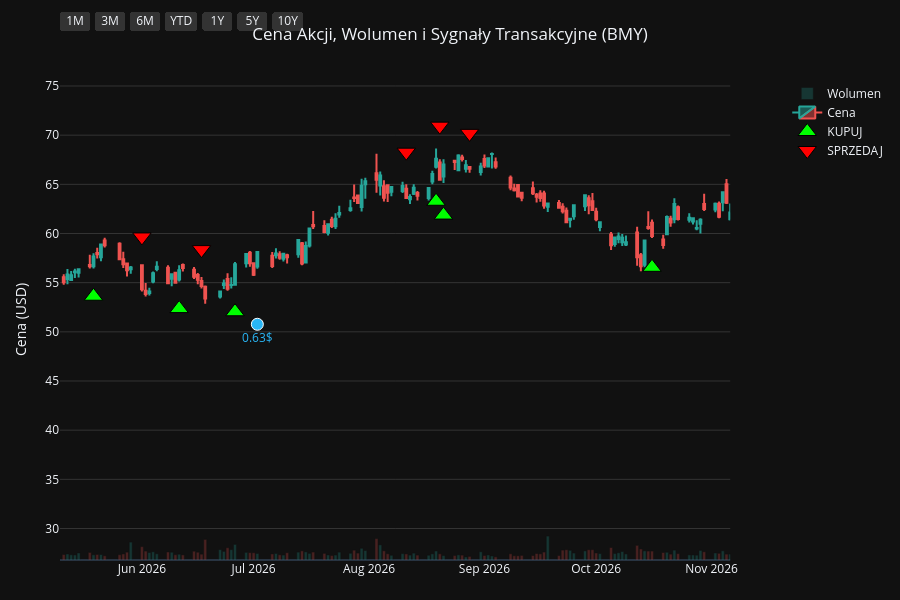
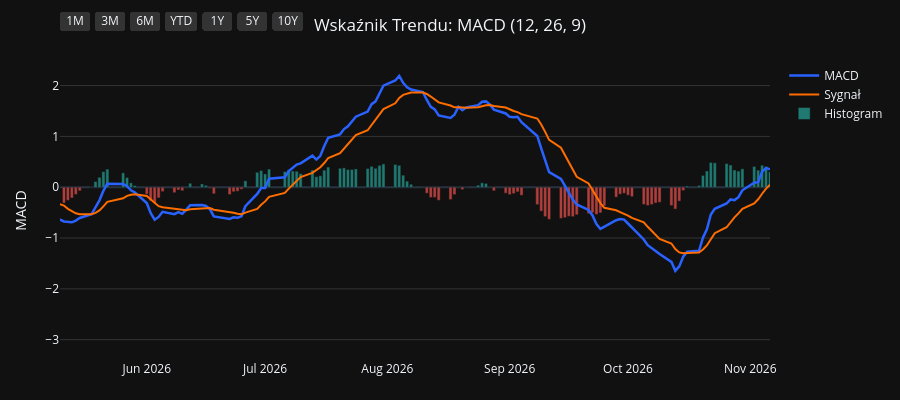
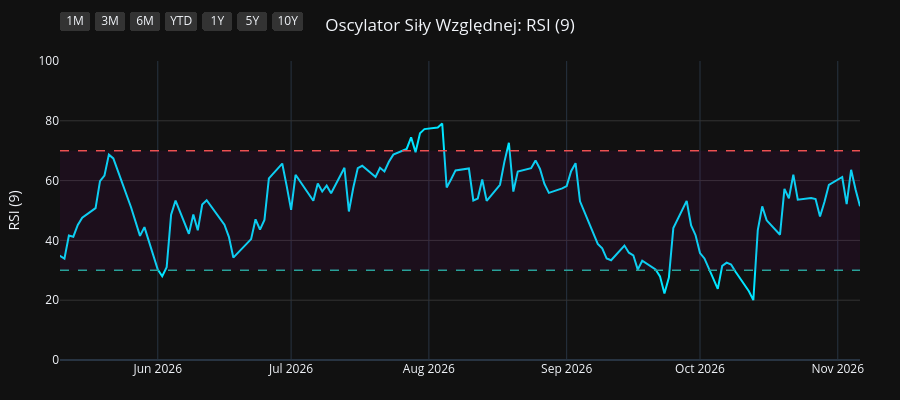
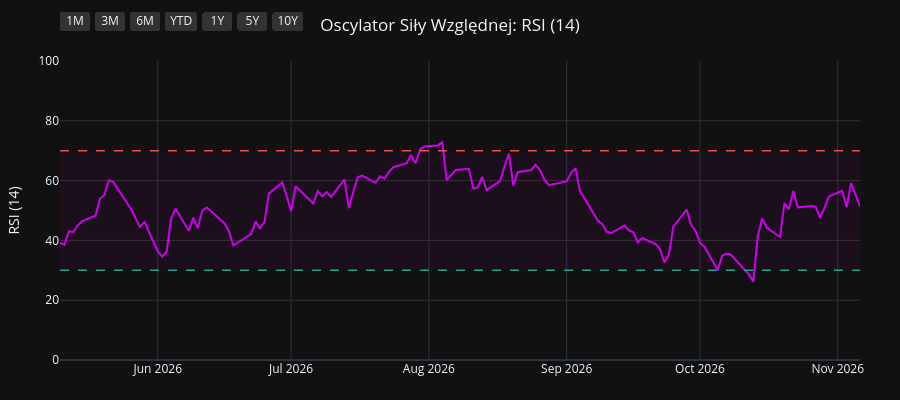

Here is the notebook cell these charts were saved with, in order:
### Code cell
import os
import yfinance as yf
import pandas as pd
import pandas_ta as ta
import plotly.graph_objects as go
from plotly.subplots import make_subplots

# 1. Pobranie i przygotowanie danych
symbol = os.environ.get("STOCK_TICKER", "").strip().upper()
if not symbol:
    raise RuntimeError("Set STOCK_TICKER before running price_extractor.ipynb")
df = yf.Ticker(symbol).history(period="10y")
df.index = df.index.tz_localize(None)

# Wskaźniki i sygnały
df.ta.macd(fast=12, slow=26, signal=9, append=True)
df.ta.rsi(length=9, append=True)
df.ta.rsi(length=14, append=True)
df.ta.rsi(length=21, append=True)
df.dropna(inplace=True)

macd = df['MACD_12_26_9']
signal = df['MACDs_12_26_9']
wczorajszy_macd = macd.shift(1)
wczorajszy_signal = signal.shift(1)

df['Decyzja'] = 'BRAK'
df.loc[(macd > signal) & (wczorajszy_macd <= wczorajszy_signal), 'Decyzja'] = 'KUPUJ'
df.loc[(macd < signal) & (wczorajszy_macd >= wczorajszy_signal), 'Decyzja'] = 'SPRZEDAJ'

df_kupuj = df[df['Decyzja'] == 'KUPUJ']
df_sprzedaj = df[df['Decyzja'] == 'SPRZEDAJ']
df_dywidendy = df[df['Dividends'] > 0]
df_splity = df[df['Stock Splits'] > 0]

# Wspólna konfiguracja osi X
konfiguracja_osi_x = dict(
    type="date",
    showspikes=True, spikemode="across", spikesnap="cursor", spikedash="dot", spikecolor="#ffffff", spikethickness=1, hoverformat="%Y-%m-%d",
    rangeselector=dict(
        buttons=list([
            dict(count=1, label="1M", step="month", stepmode="backward"),
            dict(count=3, label="3M", step="month", stepmode="backward"),
            dict(count=6, label="6M", step="month", stepmode="backward"),
            dict(count=1, label="YTD", step="year", stepmode="todate"),
            dict(count=1, label="1Y", step="year", stepmode="backward"),
            dict(count=5, label="5Y", step="year", stepmode="backward"),
            dict(step="all", label="10Y")
        ]),
        bgcolor="#333333", activecolor="#2962ff", x=0, y=1.1
    )
)

# ==========================================
# WYKRES 1: CENA + WOLUMEN + SYGNAŁY
# ==========================================
fig1 = make_subplots(specs=[[{"secondary_y": True}]])

kolory_wolumenu = ['#26a69a' if row['Close'] >= row['Open'] else '#ef5350' for index, row in df.iterrows()]
fig1.add_trace(go.Bar(x=df.index, y=df['Volume'], marker_color=kolory_wolumenu, opacity=0.25, name='Wolumen'), secondary_y=True)
fig1.add_trace(go.Candlestick(x=df.index, open=df['Open'], high=df['High'], low=df['Low'], close=df['Close'], name='Cena', increasing_line_color='#26a69a', decreasing_line_color='#ef5350'), secondary_y=False)
fig1.add_trace(go.Scatter(x=df_kupuj.index, y=df_kupuj['Low'] * 0.95, customdata=df_kupuj[['Low', 'High']], mode='markers', marker=dict(symbol='triangle-up', size=16, color='#00ff00', line=dict(width=1, color='black')), name='KUPUJ', hovertemplate='KUPUJ<br>Najniższa: %{customdata[0]:.2f}<br>Najwyższa: %{customdata[1]:.2f}<extra></extra>'), secondary_y=False)
fig1.add_trace(go.Scatter(x=df_sprzedaj.index, y=df_sprzedaj['High'] * 1.05, customdata=df_sprzedaj[['Low', 'High']], mode='markers', marker=dict(symbol='triangle-down', size=16, color='#ff0000', line=dict(width=1, color='black')), name='SPRZEDAJ', hovertemplate='SPRZEDAJ<br>Najniższa: %{customdata[0]:.2f}<br>Najwyższa: %{customdata[1]:.2f}<extra></extra>'), secondary_y=False)

if not df_dywidendy.empty:
    fig1.add_trace(go.Scatter(x=df_dywidendy.index, y=df_dywidendy['Low'] * 0.90, mode='markers+text', marker=dict(symbol='circle', size=12, color='#29b6f6', line=dict(width=1, color='white')), text=df_dywidendy['Dividends'].apply(lambda x: f"{x}$"), textposition="bottom center", name='Dywidenda', showlegend=False, hovertemplate='Dywidenda: %{text}<extra></extra>', textfont=dict(color="#29b6f6")), secondary_y=False)
if not df_splity.empty:
                    fig1.add_trace(go.Scatter(x=df_splity.index, y=df_splity['High'], mode='markers+text', marker=dict(symbol='star', size=16, color='#ffee58', line=dict(width=1, color='black')), text=df_splity['Stock Splits'].apply(lambda x: f"{x:g}:1" if x >= 1 else f"1:{1 / x:g}"), textposition="top center", name='Split', hovertemplate='%{text}<extra></extra>', textfont=dict(color="#ffee58")), secondary_y=False)

fig1.update_layout(title=dict(text=f"Cena Akcji, Wolumen i Sygnały Transakcyjne ({symbol})", x=0.5, xanchor='center'), dragmode='pan', xaxis_rangeslider_visible=False, template='plotly_dark', height=600, hovermode='x unified', margin=dict(l=60, r=40, t=60, b=40))
fig1.update_xaxes(**konfiguracja_osi_x)
fig1.update_xaxes(range=[df.index.max() - pd.Timedelta(days=180), df.index.max()])
fig1.update_yaxes(title_text="Cena (USD)", secondary_y=False, gridcolor='#333333')
fig1.update_yaxes(range=[0, df['Volume'].max() * 4], showgrid=False, showticklabels=False, secondary_y=True)
fig1.show(config={'scrollZoom': True})

# ==========================================
# WYKRES 2: WSKAŹNIK MACD
# ==========================================
fig2 = go.Figure()
fig2.add_trace(go.Scatter(x=df.index, y=df['MACD_12_26_9'], line=dict(color='#2962ff', width=2.5), name='MACD'))
fig2.add_trace(go.Scatter(x=df.index, y=df['MACDs_12_26_9'], line=dict(color='#ff6d00', width=2), name='Sygnał'))
kolory_macd = ['#26a69a' if val >= 0 else '#ef5350' for val in df['MACDh_12_26_9']]
fig2.add_trace(go.Bar(x=df.index, y=df['MACDh_12_26_9'], marker_color=kolory_macd, name='Histogram', opacity=0.7))
fig2.update_layout(title=dict(text="Wskaźnik Trendu: MACD (12, 26, 9)", x=0.5, xanchor='center'), dragmode='pan', xaxis_rangeslider_visible=False, template='plotly_dark', height=400, hovermode='x unified', margin=dict(l=60, r=40, t=60, b=40))
fig2.update_xaxes(**konfiguracja_osi_x)
fig2.update_xaxes(range=[df.index.max() - pd.Timedelta(days=180), df.index.max()])
fig2.update_yaxes(title_text="MACD", gridcolor='#333333')
fig2.show(config={'scrollZoom': True})

# ==========================================
# WYKRES 3: OSCYLATOR RSI (9)
# ==========================================
fig3 = go.Figure()
fig3.add_trace(go.Scatter(x=df.index, y=df['RSI_9'], line=dict(color='#00e5ff', width=2), name='RSI (9)'))
fig3.add_hline(y=70, line_dash="dash", line_color="#ef5350", line_width=1.5)
fig3.add_hline(y=30, line_dash="dash", line_color="#26a69a", line_width=1.5)
fig3.add_hrect(y0=30, y1=70, line_width=0, fillcolor="purple", opacity=0.1)
fig3.update_layout(title=dict(text="Oscylator Siły Względnej: RSI (9)", x=0.5, xanchor='center'), dragmode='pan', xaxis_rangeslider_visible=False, template='plotly_dark', height=400, hovermode='x unified', margin=dict(l=60, r=40, t=60, b=40))
fig3.update_xaxes(**konfiguracja_osi_x)
fig3.update_xaxes(range=[df.index.max() - pd.Timedelta(days=180), df.index.max()])
fig3.update_yaxes(title_text="RSI (9)", range=[0, 100], gridcolor='#333333')
fig3.show(config={'scrollZoom': True})

# ==========================================
# WYKRES 4: OSCYLATOR RSI (14)
# ==========================================
fig4 = go.Figure()
fig4.add_trace(go.Scatter(x=df.index, y=df['RSI_14'], line=dict(color='#d500f9', width=2), name='RSI (14)'))
fig4.add_hline(y=70, line_dash="dash", line_color="#ef5350", line_width=1.5)
fig4.add_hline(y=30, line_dash="dash", line_color="#26a69a", line_width=1.5)
fig4.add_hrect(y0=30, y1=70, line_width=0, fillcolor="purple", opacity=0.1)
fig4.update_layout(title=dict(text="Oscylator Siły Względnej: RSI (14)", x=0.5, xanchor='center'), dragmode='pan', xaxis_rangeslider_visible=False, template='plotly_dark', height=400, hovermode='x unified', margin=dict(l=60, r=40, t=60, b=40))
fig4.update_xaxes(**konfiguracja_osi_x)
fig4.update_xaxes(range=[df.index.max() - pd.Timedelta(days=180), df.index.max()])
fig4.update_yaxes(title_text="RSI (14)", range=[0, 100], gridcolor='#333333')
fig4.show(config={'scrollZoom': True})

# ==========================================
# WYKRES 5: OSCYLATOR RSI (21)
# ==========================================
fig5 = go.Figure()
fig5.add_trace(go.Scatter(x=df.index, y=df['RSI_21'], line=dict(color='#64dd17', width=2), name='RSI (21)'))
fig5.add_hline(y=70, line_dash="dash", line_color="#ef5350", line_width=1.5)
fig5.add_hline(y=30, line_dash="dash", line_color="#26a69a", line_width=1.5)
fig5.add_hrect(y0=30, y1=70, line_width=0, fillcolor="purple", opacity=0.1)
fig5.update_layout(title=dict(text="Oscylator Siły Względnej: RSI (21)", x=0.5, xanchor='center'), dragmode='pan', xaxis_rangeslider_visible=False, template='plotly_dark', height=400, hovermode='x unified', margin=dict(l=60, r=40, t=60, b=40))
fig5.update_xaxes(**konfiguracja_osi_x)
fig5.update_xaxes(range=[df.index.max() - pd.Timedelta(days=180), df.index.max()])
fig5.update_yaxes(title_text="RSI (21)", range=[0, 100], gridcolor='#333333')
fig5.show(config={'scrollZoom': True})

### Figure 1 — Plotly figure (JSON) as saved in the notebook; plotly's stock layout.template omitted (floating-point values rounded to 4 significant figures; data arrays with more than 128 entries replaced by an {"elided": "..."} marker saying what was removed)
{"data": [{"marker": {"color": {"elided": "2481 str values"}}, "name": "Wolumen", "opacity": 0.25, "type": "bar", "x": {"elided": "2481 str values"}, "xaxis": "x", "y": {"elided": "2481 int values"}, "yaxis": "y2"}, {"close": {"elided": "2481 float values"}, "decreasing": {"line": {"color": "#ef5350"}}, "high": {"elided": "2481 float values"}, "increasing": {"line": {"color": "#26a69a"}}, "low": {"elided": "2481 float values"}, "name": "Cena", "open": {"elided": "2481 float values"}, "type": "candlestick", "x": {"elided": "2481 str values"}, "xaxis": "x", "yaxis": "y"}, {"customdata": {"elided": "100x2 float values"}, "hovertemplate": "KUPUJ<br>Najniższa: %{customdata[0]:.2f}<br>Najwyższa: %{customdata[1]:.2f}<extra></extra>", "marker": {"color": "#00ff00", "line": {"color": "black", "width": 1}, "size": 16, "symbol": "triangle-up"}, "mode": "markers", "name": "KUPUJ", "type": "scatter", "x": ["2017-02-06T00:00:00", "2017-04-21T00:00:00", "2017-06-02T00:00:00", "2017-06-13T00:00:00", "2017-07-26T00:00:00", "2017-07-31T00:00:00", "2017-08-04T00:00:00", "2017-08-22T00:00:00", "2017-10-12T00:00:00", "2017-11-27T00:00:00", "2018-01-05T00:00:00", "2018-02-13T00:00:00", "2018-05-01T00:00:00", "2018-07-24T00:00:00", "2018-08-16T00:00:00", "2018-09-21T00:00:00", "2018-09-27T00:00:00", "2018-11-05T00:00:00", "2018-12-31T00:00:00", "2019-01-15T00:00:00", "2019-02-28T00:00:00", "2019-04-16T00:00:00", "2019-04-25T00:00:00", "2019-06-07T00:00:00", "2019-07-26T00:00:00", "2019-09-11T00:00:00", "2019-10-10T00:00:00", "2019-12-05T00:00:00", "2020-01-13T00:00:00", "2020-02-10T00:00:00", "2020-03-27T00:00:00", "2020-05-12T00:00:00", "2020-06-25T00:00:00", "2020-08-05T00:00:00", "2020-09-28T00:00:00", "2020-11-04T00:00:00", "2020-12-17T00:00:00", "2020-12-31T00:00:00", "2021-02-23T00:00:00", "2021-03-10T00:00:00", "2021-04-13T00:00:00", "2021-05-18T00:00:00", "2021-06-11T00:00:00", "2021-07-02T00:00:00", "2021-07-23T00:00:00", "2021-08-20T00:00:00", "2021-10-01T00:00:00", "2021-10-14T00:00:00", "2021-12-07T00:00:00", "2022-01-07T00:00:00", "2022-02-07T00:00:00", "2022-02-25T00:00:00", "2022-03-17T00:00:00", "2022-06-22T00:00:00", "2022-07-28T00:00:00", "2022-08-09T00:00:00", "2022-09-12T00:00:00", "2022-10-13T00:00:00", "2022-12-01T00:00:00", "2023-01-11T00:00:00", "2023-03-20T00:00:00", "2023-05-11T00:00:00", "2023-06-05T00:00:00", "2023-07-05T00:00:00", "2023-07-20T00:00:00", "2023-08-14T00:00:00", "2023-10-11T00:00:00", "2023-11-15T00:00:00", "2023-11-24T00:00:00", "2024-02-09T00:00:00", "2024-03-28T00:00:00", "2024-05-10T00:00:00", "2024-06-03T00:00:00", "2024-07-09T00:00:00", "2024-08-16T00:00:00", "2024-09-24T00:00:00", "2024-09-27T00:00:00", "2024-10-31T00:00:00", "2025-01-21T00:00:00", "2025-02-25T00:00:00", "2025-04-30T00:00:00", "2025-05-16T00:00:00", "2025-07-03T00:00:00", "2025-08-12T00:00:00", "2025-10-01T00:00:00", "2025-10-21T00:00:00", "2025-10-30T00:00:00", "2025-11-25T00:00:00", "2026-01-08T00:00:00", "2026-02-04T00:00:00", "2026-03-02T00:00:00", "2026-03-31T00:00:00", "2026-04-17T00:00:00", "2026-04-30T00:00:00", "2026-05-19T00:00:00", "2026-06-11T00:00:00", "2026-06-26T00:00:00", "2026-08-19T00:00:00", "2026-08-21T00:00:00", "2026-10-16T00:00:00"], "xaxis": "x", "y": [34.23, 36.24, 37.17, 36.75, 38.11, 38.11, 38.12, 38.9, 44.83, 42.37, 42.75, 43.59, 36.12, 39.5, 42.24, 43.52, 43.33, 36.33, 36.2, 34.32, 36.52, 33.16, 32.13, 33.53, 32.21, 35.37, 36.98, 43.15, 48.31, 48.62, 37.59, 46.85, 42.99, 44.6, 44.27, 48.22, 46.89, 46.49, 45.77, 46.1, 48.22, 50.05, 51.31, 51.34, 52.48, 52.87, 45.77, 44.49, 44.44, 48.19, 51.17, 53.24, 54.54, 60.43, 58.47, 59.14, 57.69, 55.12, 64.41, 57.6, 53.72, 55.57, 53.71, 52.26, 51.45, 50.49, 46.95, 41.79, 41.22, 40.88, 45.01, 37.78, 35.07, 34.38, 42.43, 43.12, 43.9, 46.89, 50.05, 51.49, 43.97, 40.98, 42.33, 41.69, 41.37, 39.83, 39.7, 44.2, 51.89, 52.47, 57.63, 55.71, 54.99, 53.91, 53.62, 52.36, 52.04, 63.28, 61.87, 56.56], "yaxis": "y"}, {"customdata": {"elided": "100x2 float values"}, "hovertemplate": "SPRZEDAJ<br>Najniższa: %{customdata[0]:.2f}<br>Najwyższa: %{customdata[1]:.2f}<extra></extra>", "marker": {"color": "#ff0000", "line": {"color": "black", "width": 1}, "size": 16, "symbol": "triangle-down"}, "mode": "markers", "name": "SPRZEDAJ", "type": "scatter", "x": ["2017-01-11T00:00:00", "2017-03-16T00:00:00", "2017-05-16T00:00:00", "2017-06-05T00:00:00", "2017-07-11T00:00:00", "2017-07-27T00:00:00", "2017-08-03T00:00:00", "2017-08-21T00:00:00", "2017-09-25T00:00:00", "2017-10-13T00:00:00", "2017-12-19T00:00:00", "2018-02-05T00:00:00", "2018-03-01T00:00:00", "2018-07-23T00:00:00", "2018-08-10T00:00:00", "2018-08-20T00:00:00", "2018-09-26T00:00:00", "2018-10-10T00:00:00", "2018-12-17T00:00:00", "2019-01-03T00:00:00", "2019-02-26T00:00:00", "2019-03-11T00:00:00", "2019-04-24T00:00:00", "2019-05-28T00:00:00", "2019-06-25T00:00:00", "2019-09-09T00:00:00", "2019-09-26T00:00:00", "2019-11-15T00:00:00", "2019-12-24T00:00:00", "2020-01-24T00:00:00", "2020-02-18T00:00:00", "2020-05-01T00:00:00", "2020-05-20T00:00:00", "2020-07-27T00:00:00", "2020-08-24T00:00:00", "2020-10-23T00:00:00", "2020-11-19T00:00:00", "2020-12-23T00:00:00", "2021-01-26T00:00:00", "2021-03-04T00:00:00", "2021-04-07T00:00:00", "2021-04-29T00:00:00", "2021-05-28T00:00:00", "2021-06-22T00:00:00", "2021-07-19T00:00:00", "2021-08-06T00:00:00", "2021-08-25T00:00:00", "2021-10-11T00:00:00", "2021-11-22T00:00:00", "2022-01-06T00:00:00", "2022-01-21T00:00:00", "2022-02-24T00:00:00", "2022-03-07T00:00:00", "2022-04-19T00:00:00", "2022-07-07T00:00:00", "2022-08-02T00:00:00", "2022-08-24T00:00:00", "2022-10-10T00:00:00", "2022-11-14T00:00:00", "2022-12-06T00:00:00", "2023-02-14T00:00:00", "2023-04-26T00:00:00", "2023-05-16T00:00:00", "2023-06-29T00:00:00", "2023-07-07T00:00:00", "2023-07-28T00:00:00", "2023-09-06T00:00:00", "2023-10-26T00:00:00", "2023-11-20T00:00:00", "2024-01-11T00:00:00", "2024-03-18T00:00:00", "2024-04-02T00:00:00", "2024-05-22T00:00:00", "2024-07-03T00:00:00", "2024-08-08T00:00:00", "2024-08-20T00:00:00", "2024-09-25T00:00:00", "2024-10-14T00:00:00", "2024-12-03T00:00:00", "2025-02-06T00:00:00", "2025-03-18T00:00:00", "2025-05-14T00:00:00", "2025-06-18T00:00:00", "2025-07-30T00:00:00", "2025-08-28T00:00:00", "2025-10-13T00:00:00", "2025-10-28T00:00:00", "2025-11-19T00:00:00", "2025-12-29T00:00:00", "2026-01-16T00:00:00", "2026-02-26T00:00:00", "2026-03-03T00:00:00", "2026-04-13T00:00:00", "2026-04-27T00:00:00", "2026-05-01T00:00:00", "2026-06-01T00:00:00", "2026-06-17T00:00:00", "2026-08-11T00:00:00", "2026-08-20T00:00:00", "2026-08-28T00:00:00"], "xaxis": "x", "y": [44.05, 43.08, 41.66, 40.97, 42.58, 41.32, 42.41, 43.2, 48.34, 50.47, 47.92, 50.64, 51.12, 43.76, 46.61, 47.61, 48.6, 49.67, 41.12, 37.63, 40.19, 40.74, 36.31, 37.65, 37.12, 38.97, 40.35, 47.68, 51.44, 54.51, 54.7, 50.13, 52.09, 48.64, 51.83, 51.18, 52.17, 51.53, 55.32, 51.37, 53.11, 55.42, 56.23, 56.72, 57.54, 58.52, 58.44, 49.83, 50.3, 53.76, 56.49, 58.44, 60.24, 67.39, 67.28, 65.96, 64.54, 61.73, 69.22, 72.25, 65.86, 63.03, 61.58, 58.24, 57.85, 56.07, 55.07, 50.92, 46.21, 47.27, 49.1, 49.71, 40.52, 38.32, 45.12, 47.47, 49.15, 51.0, 58.14, 58.09, 58.95, 46.34, 46.84, 47.35, 47.74, 44.92, 44.07, 47.74, 55.59, 58.13, 63.31, 63.66, 61.15, 61.39, 62.39, 59.65, 58.36, 68.27, 70.92, 70.18], "yaxis": "y"}, {"hovertemplate": "Dywidenda: %{text}<extra></extra>", "marker": {"color": "#29b6f6", "line": {"color": "white", "width": 1}, "size": 12, "symbol": "circle"}, "mode": "markers+text", "name": "Dywidenda", "showlegend": false, "text": ["0.39$", "0.39$", "0.39$", "0.39$", "0.4$", "0.4$", "0.4$", "0.4$", "0.41$", "0.41$", "0.41$", "0.41$", "0.45$", "0.45$", "0.45$", "0.45$", "0.49$", "0.49$", "0.49$", "0.49$", "0.54$", "0.54$", "0.54$", "0.54$", "0.57$", "0.57$", "0.57$", "0.57$", "0.6$", "0.6$", "0.6$", "0.6$", "0.62$", "0.62$", "0.62$", "0.62$", "0.63$", "0.63$", "0.63$"], "textfont": {"color": "#29b6f6"}, "textposition": "bottom center", "type": "scatter", "x": ["2017-01-04T00:00:00", "2017-04-05T00:00:00", "2017-07-05T00:00:00", "2017-10-05T00:00:00", "2018-01-04T00:00:00", "2018-04-05T00:00:00", "2018-07-05T00:00:00", "2018-10-04T00:00:00", "2019-01-03T00:00:00", "2019-04-04T00:00:00", "2019-07-03T00:00:00", "2019-10-03T00:00:00", "2020-01-02T00:00:00", "2020-04-02T00:00:00", "2020-07-02T00:00:00", "2020-10-01T00:00:00", "2020-12-31T00:00:00", "2021-03-31T00:00:00", "2021-07-01T00:00:00", "2021-09-30T00:00:00", "2022-01-06T00:00:00", "2022-03-31T00:00:00", "2022-06-30T00:00:00", "2022-10-06T00:00:00", "2023-01-05T00:00:00", "2023-04-06T00:00:00", "2023-07-06T00:00:00", "2023-10-05T00:00:00", "2024-01-04T00:00:00", "2024-04-04T00:00:00", "2024-07-05T00:00:00", "2024-10-04T00:00:00", "2025-01-03T00:00:00", "2025-04-04T00:00:00", "2025-07-03T00:00:00", "2025-10-03T00:00:00", "2026-01-02T00:00:00", "2026-04-02T00:00:00", "2026-07-02T00:00:00"], "xaxis": "x", "y": [37.86, 34.24, 36.14, 41.71, 40.04, 41.21, 36.64, 41.6, 30.01, 31.55, 31.87, 33.75, 44.2, 37.82, 41.79, 42.73, 44.04, 45.7, 48.58, 43.73, 45.39, 54.83, 57.71, 53.28, 54.96, 53.91, 49.47, 44.07, 41.1, 41.36, 32.27, 44.2, 47.22, 46.38, 40.11, 38.88, 46.63, 52.6, 50.77], "yaxis": "y"}], "layout": {"dragmode": "pan", "height": 600, "hovermode": "x unified", "margin": {"b": 40, "l": 60, "r": 40, "t": 60}, "title": {"text": "Cena Akcji, Wolumen i Sygnały Transakcyjne (BMY)", "x": 0.5, "xanchor": "center"}, "xaxis": {"anchor": "y", "domain": [0.0, 0.94], "hoverformat": "%Y-%m-%d", "range": ["2026-05-10T00:00:00", "2026-11-06T00:00:00"], "rangeselector": {"activecolor": "#2962ff", "bgcolor": "#333333", "buttons": [{"count": 1, "label": "1M", "step": "month", "stepmode": "backward"}, {"count": 3, "label": "3M", "step": "month", "stepmode": "backward"}, {"count": 6, "label": "6M", "step": "month", "stepmode": "backward"}, {"count": 1, "label": "YTD", "step": "year", "stepmode": "todate"}, {"count": 1, "label": "1Y", "step": "year", "stepmode": "backward"}, {"count": 5, "label": "5Y", "step": "year", "stepmode": "backward"}, {"label": "10Y", "step": "all"}], "x": 0, "y": 1.1}, "rangeslider": {"visible": false}, "showspikes": true, "spikecolor": "#ffffff", "spikedash": "dot", "spikemode": "across", "spikesnap": "cursor", "spikethickness": 1, "type": "date"}, "yaxis": {"anchor": "x", "domain": [0.0, 1.0], "gridcolor": "#333333", "title": {"text": "Cena (USD)"}}, "yaxis2": {"anchor": "x", "overlaying": "y", "range": [0, 741652800], "showgrid": false, "showticklabels": false, "side": "right"}}}

### Figure 2 — Plotly figure (JSON) as saved in the notebook; plotly's stock layout.template omitted (floating-point values rounded to 4 significant figures; data arrays with more than 128 entries replaced by an {"elided": "..."} marker saying what was removed)
{"data": [{"line": {"color": "#2962ff", "width": 2.5}, "name": "MACD", "type": "scatter", "x": {"elided": "2481 str values"}, "y": {"elided": "2481 float values"}}, {"line": {"color": "#ff6d00", "width": 2}, "name": "Sygnał", "type": "scatter", "x": {"elided": "2481 str values"}, "y": {"elided": "2481 float values"}}, {"marker": {"color": {"elided": "2481 str values"}}, "name": "Histogram", "opacity": 0.7, "type": "bar", "x": {"elided": "2481 str values"}, "y": {"elided": "2481 float values"}}], "layout": {"dragmode": "pan", "height": 400, "hovermode": "x unified", "margin": {"b": 40, "l": 60, "r": 40, "t": 60}, "title": {"text": "Wskaźnik Trendu: MACD (12, 26, 9)", "x": 0.5, "xanchor": "center"}, "xaxis": {"hoverformat": "%Y-%m-%d", "range": ["2026-05-10T00:00:00", "2026-11-06T00:00:00"], "rangeselector": {"activecolor": "#2962ff", "bgcolor": "#333333", "buttons": [{"count": 1, "label": "1M", "step": "month", "stepmode": "backward"}, {"count": 3, "label": "3M", "step": "month", "stepmode": "backward"}, {"count": 6, "label": "6M", "step": "month", "stepmode": "backward"}, {"count": 1, "label": "YTD", "step": "year", "stepmode": "todate"}, {"count": 1, "label": "1Y", "step": "year", "stepmode": "backward"}, {"count": 5, "label": "5Y", "step": "year", "stepmode": "backward"}, {"label": "10Y", "step": "all"}], "x": 0, "y": 1.1}, "rangeslider": {"visible": false}, "showspikes": true, "spikecolor": "#ffffff", "spikedash": "dot", "spikemode": "across", "spikesnap": "cursor", "spikethickness": 1, "type": "date"}, "yaxis": {"gridcolor": "#333333", "title": {"text": "MACD"}}}}

### Figure 3 — Plotly figure (JSON) as saved in the notebook; plotly's stock layout.template omitted (floating-point values rounded to 4 significant figures; data arrays with more than 128 entries replaced by an {"elided": "..."} marker saying what was removed)
{"data": [{"line": {"color": "#00e5ff", "width": 2}, "name": "RSI (9)", "type": "scatter", "x": {"elided": "2481 str values"}, "y": {"elided": "2481 float values"}}], "layout": {"dragmode": "pan", "height": 400, "hovermode": "x unified", "margin": {"b": 40, "l": 60, "r": 40, "t": 60}, "shapes": [{"line": {"color": "#ef5350", "dash": "dash", "width": 1.5}, "type": "line", "x0": 0, "x1": 1, "xref": "x domain", "y0": 70, "y1": 70, "yref": "y"}, {"line": {"color": "#26a69a", "dash": "dash", "width": 1.5}, "type": "line", "x0": 0, "x1": 1, "xref": "x domain", "y0": 30, "y1": 30, "yref": "y"}, {"fillcolor": "purple", "line": {"width": 0}, "opacity": 0.1, "type": "rect", "x0": 0, "x1": 1, "xref": "x domain", "y0": 30, "y1": 70, "yref": "y"}], "title": {"text": "Oscylator Siły Względnej: RSI (9)", "x": 0.5, "xanchor": "center"}, "xaxis": {"hoverformat": "%Y-%m-%d", "range": ["2026-05-10T00:00:00", "2026-11-06T00:00:00"], "rangeselector": {"activecolor": "#2962ff", "bgcolor": "#333333", "buttons": [{"count": 1, "label": "1M", "step": "month", "stepmode": "backward"}, {"count": 3, "label": "3M", "step": "month", "stepmode": "backward"}, {"count": 6, "label": "6M", "step": "month", "stepmode": "backward"}, {"count": 1, "label": "YTD", "step": "year", "stepmode": "todate"}, {"count": 1, "label": "1Y", "step": "year", "stepmode": "backward"}, {"count": 5, "label": "5Y", "step": "year", "stepmode": "backward"}, {"label": "10Y", "step": "all"}], "x": 0, "y": 1.1}, "rangeslider": {"visible": false}, "showspikes": true, "spikecolor": "#ffffff", "spikedash": "dot", "spikemode": "across", "spikesnap": "cursor", "spikethickness": 1, "type": "date"}, "yaxis": {"gridcolor": "#333333", "range": [0, 100], "title": {"text": "RSI (9)"}}}}

### Figure 4 — Plotly figure (JSON) as saved in the notebook; plotly's stock layout.template omitted (floating-point values rounded to 4 significant figures; data arrays with more than 128 entries replaced by an {"elided": "..."} marker saying what was removed)
{"data": [{"line": {"color": "#d500f9", "width": 2}, "name": "RSI (14)", "type": "scatter", "x": {"elided": "2481 str values"}, "y": {"elided": "2481 float values"}}], "layout": {"dragmode": "pan", "height": 400, "hovermode": "x unified", "margin": {"b": 40, "l": 60, "r": 40, "t": 60}, "shapes": [{"line": {"color": "#ef5350", "dash": "dash", "width": 1.5}, "type": "line", "x0": 0, "x1": 1, "xref": "x domain", "y0": 70, "y1": 70, "yref": "y"}, {"line": {"color": "#26a69a", "dash": "dash", "width": 1.5}, "type": "line", "x0": 0, "x1": 1, "xref": "x domain", "y0": 30, "y1": 30, "yref": "y"}, {"fillcolor": "purple", "line": {"width": 0}, "opacity": 0.1, "type": "rect", "x0": 0, "x1": 1, "xref": "x domain", "y0": 30, "y1": 70, "yref": "y"}], "title": {"text": "Oscylator Siły Względnej: RSI (14)", "x": 0.5, "xanchor": "center"}, "xaxis": {"hoverformat": "%Y-%m-%d", "range": ["2026-05-10T00:00:00", "2026-11-06T00:00:00"], "rangeselector": {"activecolor": "#2962ff", "bgcolor": "#333333", "buttons": [{"count": 1, "label": "1M", "step": "month", "stepmode": "backward"}, {"count": 3, "label": "3M", "step": "month", "stepmode": "backward"}, {"count": 6, "label": "6M", "step": "month", "stepmode": "backward"}, {"count": 1, "label": "YTD", "step": "year", "stepmode": "todate"}, {"count": 1, "label": "1Y", "step": "year", "stepmode": "backward"}, {"count": 5, "label": "5Y", "step": "year", "stepmode": "backward"}, {"label": "10Y", "step": "all"}], "x": 0, "y": 1.1}, "rangeslider": {"visible": false}, "showspikes": true, "spikecolor": "#ffffff", "spikedash": "dot", "spikemode": "across", "spikesnap": "cursor", "spikethickness": 1, "type": "date"}, "yaxis": {"gridcolor": "#333333", "range": [0, 100], "title": {"text": "RSI (14)"}}}}
